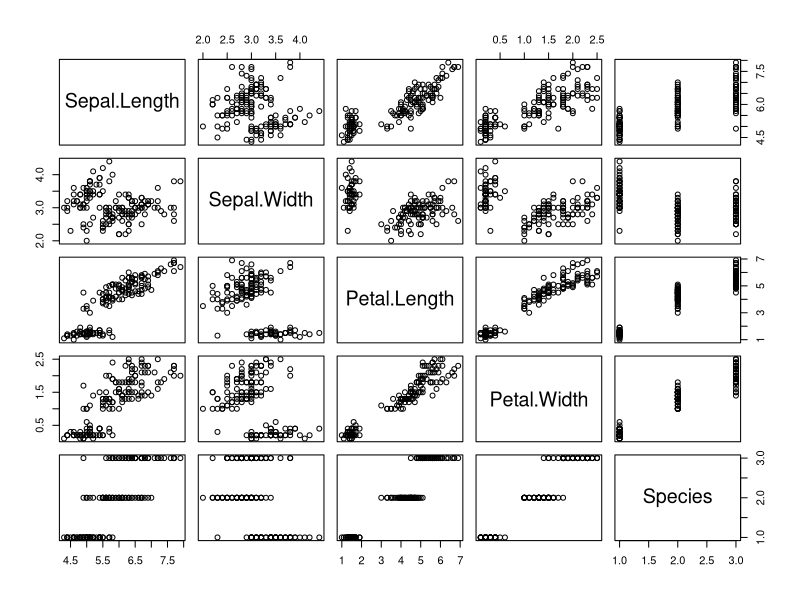
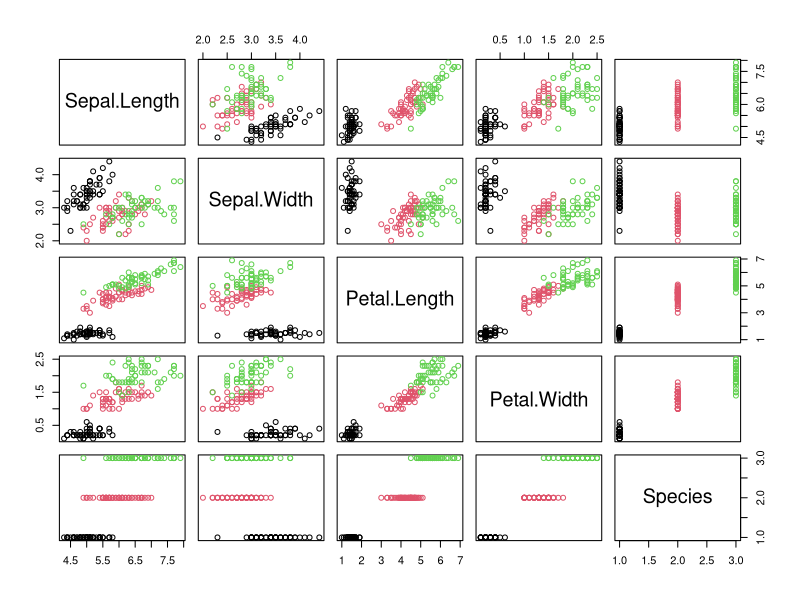
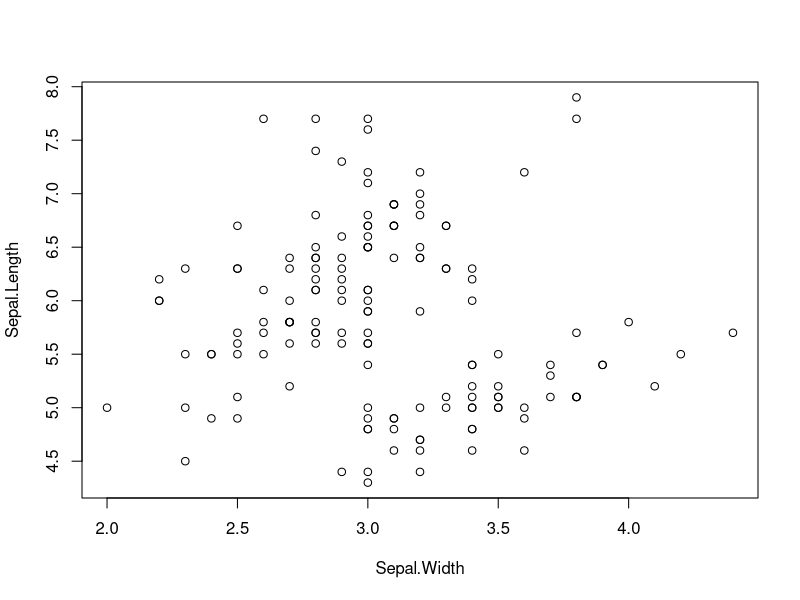
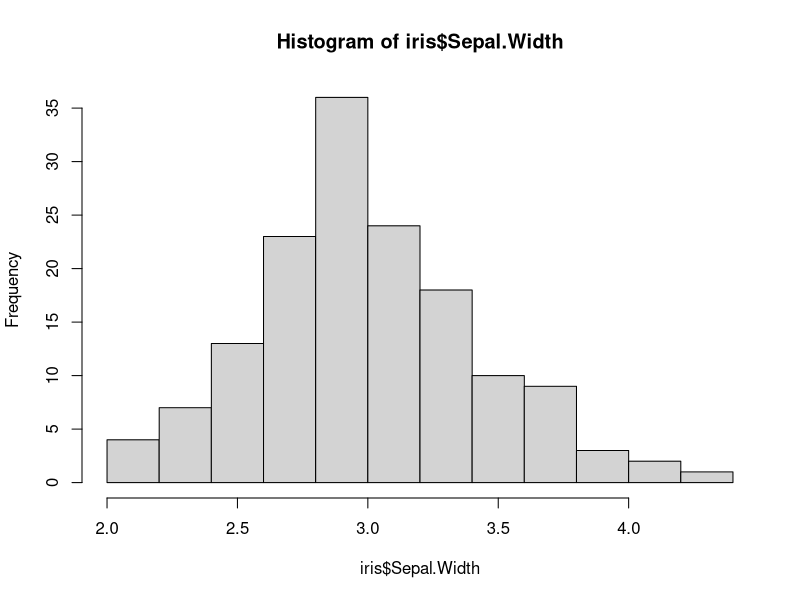
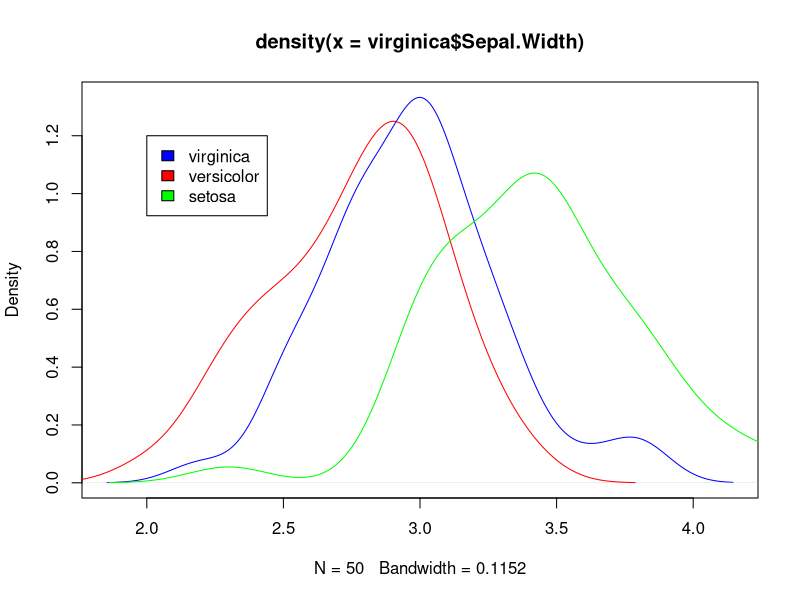

Recreate these plots in R, in order.
# load the iris data

head(iris) # check some of the elements in the iris data
plot(iris) # product different views of iris data
plot(iris, col=iris$Species) # add color to plot

#plot Sepal width and length
attach(iris)
plot(x=Sepal.Width, y=Sepal.Length)
detach(iris)

# plot histogram of sepal width
hist(iris$Sepal.Width)

virginica <- subset(iris, Species=="virginica")
versicolor <- subset(iris, Species=="versicolor")
setosa <- subset(iris, Species=="setosa")
# plot distributions for each species
plot(density(virginica$Sepal.Width), col="blue")
lines(density(versicolor$Sepal.Width), col="red")
lines(density(setosa$Sepal.Width), col="green")
legend(2, 1.2, c("virginica", "versicolor", "setosa"), c("blue", "red", "green"))